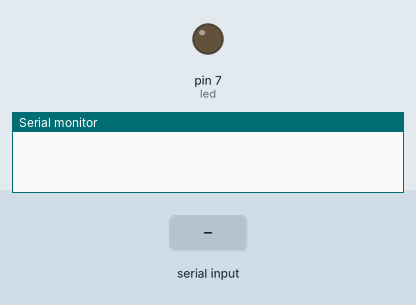
Recording of a sketch running on a simulated Arduino Uno, built with avr-gcc and run on an emulated ATmega328P. Parts: output pins drawn as LEDs (lit = HIGH), the last lines printed to the serial monitor. The inputs (shaded band) are chosen by the test bench.

Above: at 1.2 s.
1.3 s: "a" received over Serial
At 1.6 s:
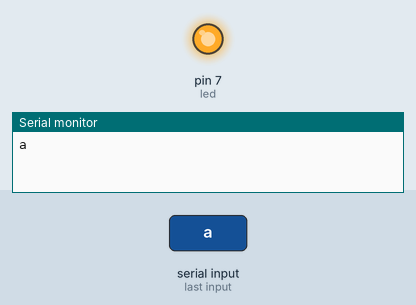
2.8 s: "b" received over Serial
At 4.0 s:
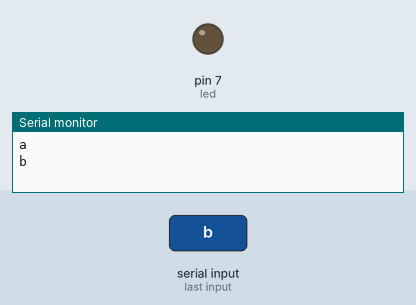
Timing chart, 0 to 5.8 s (numbered marks = the images above; inputs shaded):
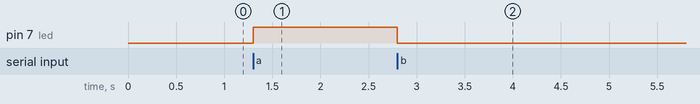

The sketch:

sketch_dec07a.ino
```cpp
int led=7;
char serial;
void setup()
{
Serial.begin(9600);
pinMode(led,OUTPUT);

}

void loop()
{
if(Serial.available()>0){

 serial=Serial.read();

 switch(serial) {

  case'a':
   digitalWrite(led,HIGH);
    Serial.println(serial);
   break;
  case'b':
   digitalWrite(led,0);
   Serial.println(serial);
   break;
 }

}


}
```

Measured:
- after the input at 1.3 s, pin 7 (led): LOW → HIGH at once
- after the input at 2.8 s, pin 7 (led): HIGH → LOW at once
